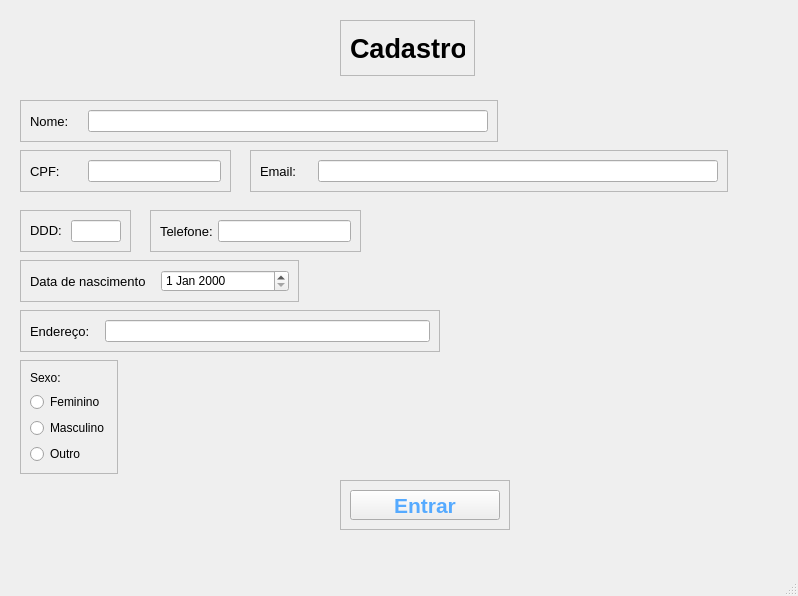
<?xml version="1.0" encoding="UTF-8"?>
<ui version="4.0">
 <class>MainWindow</class>
 <widget class="QMainWindow" name="MainWindow">
  <property name="geometry">
   <rect>
    <x>0</x>
    <y>0</y>
    <width>798</width>
    <height>596</height>
   </rect>
  </property>
  <property name="windowTitle">
   <string>MainWindow</string>
  </property>
  <widget class="QWidget" name="centralwidget">
   <widget class="QFrame" name="Cadastro">
    <property name="geometry">
     <rect>
      <x>340</x>
      <y>20</y>
      <width>135</width>
      <height>56</height>
     </rect>
    </property>
    <property name="frameShape">
     <enum>QFrame::Shape::StyledPanel</enum>
    </property>
    <property name="frameShadow">
     <enum>QFrame::Shadow::Raised</enum>
    </property>
    <layout class="QVBoxLayout" name="verticalLayout">
     <item>
      <widget class="QLabel" name="txt_Cadastro">
       <property name="font">
        <font>
         <pointsize>20</pointsize>
         <bold>true</bold>
        </font>
       </property>
       <property name="text">
        <string>Cadastro</string>
       </property>
      </widget>
     </item>
    </layout>
   </widget>
   <widget class="QFrame" name="frame">
    <property name="geometry">
     <rect>
      <x>20</x>
      <y>100</y>
      <width>478</width>
      <height>42</height>
     </rect>
    </property>
    <property name="frameShape">
     <enum>QFrame::Shape::StyledPanel</enum>
    </property>
    <property name="frameShadow">
     <enum>QFrame::Shadow::Raised</enum>
    </property>
    <layout class="QHBoxLayout" name="horizontalLayout">
     <item>
      <widget class="QLabel" name="label">
       <property name="minimumSize">
        <size>
         <width>52</width>
         <height>20</height>
        </size>
       </property>
       <property name="font">
        <font>
         <pointsize>10</pointsize>
         <bold>false</bold>
        </font>
       </property>
       <property name="text">
        <string>Nome:</string>
       </property>
      </widget>
     </item>
     <item>
      <widget class="QLineEdit" name="lineEdit">
       <property name="minimumSize">
        <size>
         <width>400</width>
         <height>0</height>
        </size>
       </property>
       <property name="maximumSize">
        <size>
         <width>600</width>
         <height>100</height>
        </size>
       </property>
      </widget>
     </item>
    </layout>
   </widget>
   <widget class="QFrame" name="frame_2">
    <property name="geometry">
     <rect>
      <x>20</x>
      <y>150</y>
      <width>211</width>
      <height>42</height>
     </rect>
    </property>
    <property name="frameShape">
     <enum>QFrame::Shape::StyledPanel</enum>
    </property>
    <property name="frameShadow">
     <enum>QFrame::Shadow::Raised</enum>
    </property>
    <layout class="QHBoxLayout" name="horizontalLayout_2">
     <item>
      <widget class="QLabel" name="label_2">
       <property name="minimumSize">
        <size>
         <width>52</width>
         <height>20</height>
        </size>
       </property>
       <property name="maximumSize">
        <size>
         <width>52</width>
         <height>20</height>
        </size>
       </property>
       <property name="font">
        <font>
         <pointsize>10</pointsize>
         <bold>false</bold>
        </font>
       </property>
       <property name="text">
        <string>CPF:</string>
       </property>
      </widget>
     </item>
     <item>
      <widget class="QLineEdit" name="lineEdit_2">
       <property name="minimumSize">
        <size>
         <width>100</width>
         <height>0</height>
        </size>
       </property>
       <property name="maximumSize">
        <size>
         <width>200</width>
         <height>100</height>
        </size>
       </property>
      </widget>
     </item>
    </layout>
   </widget>
   <widget class="QFrame" name="frame_3">
    <property name="geometry">
     <rect>
      <x>150</x>
      <y>210</y>
      <width>211</width>
      <height>42</height>
     </rect>
    </property>
    <property name="frameShape">
     <enum>QFrame::Shape::StyledPanel</enum>
    </property>
    <property name="frameShadow">
     <enum>QFrame::Shadow::Raised</enum>
    </property>
    <layout class="QHBoxLayout" name="horizontalLayout_3">
     <item>
      <widget class="QLabel" name="label_3">
       <property name="minimumSize">
        <size>
         <width>52</width>
         <height>20</height>
        </size>
       </property>
       <property name="maximumSize">
        <size>
         <width>52</width>
         <height>20</height>
        </size>
       </property>
       <property name="font">
        <font>
         <pointsize>10</pointsize>
         <bold>false</bold>
        </font>
       </property>
       <property name="text">
        <string>Telefone:</string>
       </property>
      </widget>
     </item>
     <item>
      <widget class="QLineEdit" name="lineEdit_3">
       <property name="minimumSize">
        <size>
         <width>100</width>
         <height>0</height>
        </size>
       </property>
       <property name="maximumSize">
        <size>
         <width>200</width>
         <height>100</height>
        </size>
       </property>
      </widget>
     </item>
    </layout>
   </widget>
   <widget class="QFrame" name="frame_4">
    <property name="geometry">
     <rect>
      <x>20</x>
      <y>260</y>
      <width>279</width>
      <height>42</height>
     </rect>
    </property>
    <property name="frameShape">
     <enum>QFrame::Shape::StyledPanel</enum>
    </property>
    <property name="frameShadow">
     <enum>QFrame::Shadow::Raised</enum>
    </property>
    <layout class="QHBoxLayout" name="horizontalLayout_4">
     <item>
      <widget class="QLabel" name="label_4">
       <property name="minimumSize">
        <size>
         <width>120</width>
         <height>20</height>
        </size>
       </property>
       <property name="maximumSize">
        <size>
         <width>125</width>
         <height>20</height>
        </size>
       </property>
       <property name="font">
        <font>
         <pointsize>10</pointsize>
         <bold>false</bold>
        </font>
       </property>
       <property name="text">
        <string>Data de nascimento</string>
       </property>
      </widget>
     </item>
     <item>
      <widget class="QDateEdit" name="dateEdit"/>
     </item>
    </layout>
   </widget>
   <widget class="QFrame" name="frame_5">
    <property name="geometry">
     <rect>
      <x>340</x>
      <y>480</y>
      <width>170</width>
      <height>50</height>
     </rect>
    </property>
    <property name="minimumSize">
     <size>
      <width>150</width>
      <height>25</height>
     </size>
    </property>
    <property name="maximumSize">
     <size>
      <width>300</width>
      <height>50</height>
     </size>
    </property>
    <property name="frameShape">
     <enum>QFrame::Shape::StyledPanel</enum>
    </property>
    <property name="frameShadow">
     <enum>QFrame::Shadow::Raised</enum>
    </property>
    <layout class="QVBoxLayout" name="verticalLayout_2">
     <item>
      <widget class="QPushButton" name="Botao_entrar">
       <property name="enabled">
        <bool>true</bool>
       </property>
       <property name="sizePolicy">
        <sizepolicy hsizetype="Expanding" vsizetype="Expanding">
         <horstretch>0</horstretch>
         <verstretch>0</verstretch>
        </sizepolicy>
       </property>
       <property name="minimumSize">
        <size>
         <width>150</width>
         <height>25</height>
        </size>
       </property>
       <property name="maximumSize">
        <size>
         <width>300</width>
         <height>50</height>
        </size>
       </property>
       <property name="font">
        <font>
         <pointsize>16</pointsize>
         <bold>true</bold>
        </font>
       </property>
       <property name="styleSheet">
        <string notr="true">color: rgb(85, 170, 255);</string>
       </property>
       <property name="text">
        <string>Entrar</string>
       </property>
       <property name="iconSize">
        <size>
         <width>16</width>
         <height>16</height>
        </size>
       </property>
       <property name="autoDefault">
        <bool>false</bool>
       </property>
       <property name="default">
        <bool>false</bool>
       </property>
       <property name="flat">
        <bool>false</bool>
       </property>
      </widget>
     </item>
    </layout>
   </widget>
   <widget class="QFrame" name="frame_6">
    <property name="geometry">
     <rect>
      <x>20</x>
      <y>360</y>
      <width>98</width>
      <height>114</height>
     </rect>
    </property>
    <property name="frameShape">
     <enum>QFrame::Shape::StyledPanel</enum>
    </property>
    <property name="frameShadow">
     <enum>QFrame::Shadow::Raised</enum>
    </property>
    <layout class="QVBoxLayout" name="verticalLayout_3">
     <item>
      <widget class="QLabel" name="label_5">
       <property name="text">
        <string>Sexo:</string>
       </property>
      </widget>
     </item>
     <item>
      <widget class="QRadioButton" name="radioButton">
       <property name="text">
        <string>Feminino</string>
       </property>
      </widget>
     </item>
     <item>
      <widget class="QRadioButton" name="radioButton_2">
       <property name="text">
        <string>Masculino</string>
       </property>
      </widget>
     </item>
     <item>
      <widget class="QRadioButton" name="radioButton_3">
       <property name="text">
        <string>Outro</string>
       </property>
      </widget>
     </item>
    </layout>
   </widget>
   <widget class="QFrame" name="frame_7">
    <property name="geometry">
     <rect>
      <x>20</x>
      <y>210</y>
      <width>111</width>
      <height>42</height>
     </rect>
    </property>
    <property name="frameShape">
     <enum>QFrame::Shape::StyledPanel</enum>
    </property>
    <property name="frameShadow">
     <enum>QFrame::Shadow::Raised</enum>
    </property>
    <layout class="QHBoxLayout" name="horizontalLayout_5">
     <item>
      <widget class="QLabel" name="label_6">
       <property name="minimumSize">
        <size>
         <width>30</width>
         <height>15</height>
        </size>
       </property>
       <property name="maximumSize">
        <size>
         <width>35</width>
         <height>15</height>
        </size>
       </property>
       <property name="font">
        <font>
         <pointsize>10</pointsize>
         <bold>false</bold>
        </font>
       </property>
       <property name="text">
        <string>DDD:</string>
       </property>
      </widget>
     </item>
     <item>
      <widget class="QLineEdit" name="lineEdit_4">
       <property name="minimumSize">
        <size>
         <width>50</width>
         <height>0</height>
        </size>
       </property>
       <property name="maximumSize">
        <size>
         <width>50</width>
         <height>50</height>
        </size>
       </property>
      </widget>
     </item>
    </layout>
   </widget>
   <widget class="QFrame" name="frame_8">
    <property name="geometry">
     <rect>
      <x>250</x>
      <y>150</y>
      <width>478</width>
      <height>42</height>
     </rect>
    </property>
    <property name="frameShape">
     <enum>QFrame::Shape::StyledPanel</enum>
    </property>
    <property name="frameShadow">
     <enum>QFrame::Shadow::Raised</enum>
    </property>
    <layout class="QHBoxLayout" name="horizontalLayout_6">
     <item>
      <widget class="QLabel" name="label_7">
       <property name="minimumSize">
        <size>
         <width>52</width>
         <height>20</height>
        </size>
       </property>
       <property name="font">
        <font>
         <pointsize>10</pointsize>
         <bold>false</bold>
        </font>
       </property>
       <property name="text">
        <string>Email:</string>
       </property>
      </widget>
     </item>
     <item>
      <widget class="QLineEdit" name="lineEdit_5">
       <property name="minimumSize">
        <size>
         <width>400</width>
         <height>0</height>
        </size>
       </property>
       <property name="maximumSize">
        <size>
         <width>600</width>
         <height>100</height>
        </size>
       </property>
      </widget>
     </item>
    </layout>
   </widget>
   <widget class="QFrame" name="frame_9">
    <property name="geometry">
     <rect>
      <x>20</x>
      <y>310</y>
      <width>420</width>
      <height>42</height>
     </rect>
    </property>
    <property name="frameShape">
     <enum>QFrame::Shape::StyledPanel</enum>
    </property>
    <property name="frameShadow">
     <enum>QFrame::Shadow::Raised</enum>
    </property>
    <layout class="QHBoxLayout" name="horizontalLayout_7">
     <item>
      <widget class="QLabel" name="label_8">
       <property name="minimumSize">
        <size>
         <width>69</width>
         <height>20</height>
        </size>
       </property>
       <property name="font">
        <font>
         <pointsize>10</pointsize>
         <bold>false</bold>
        </font>
       </property>
       <property name="text">
        <string>Endereço:</string>
       </property>
      </widget>
     </item>
     <item>
      <widget class="QLineEdit" name="lineEdit_6">
       <property name="minimumSize">
        <size>
         <width>325</width>
         <height>0</height>
        </size>
       </property>
       <property name="maximumSize">
        <size>
         <width>300</width>
         <height>100</height>
        </size>
       </property>
      </widget>
     </item>
    </layout>
   </widget>
  </widget>
  <widget class="QMenuBar" name="menubar">
   <property name="geometry">
    <rect>
     <x>0</x>
     <y>0</y>
     <width>798</width>
     <height>22</height>
    </rect>
   </property>
  </widget>
  <widget class="QStatusBar" name="statusbar"/>
 </widget>
 <resources/>
 <connections/>
</ui>
